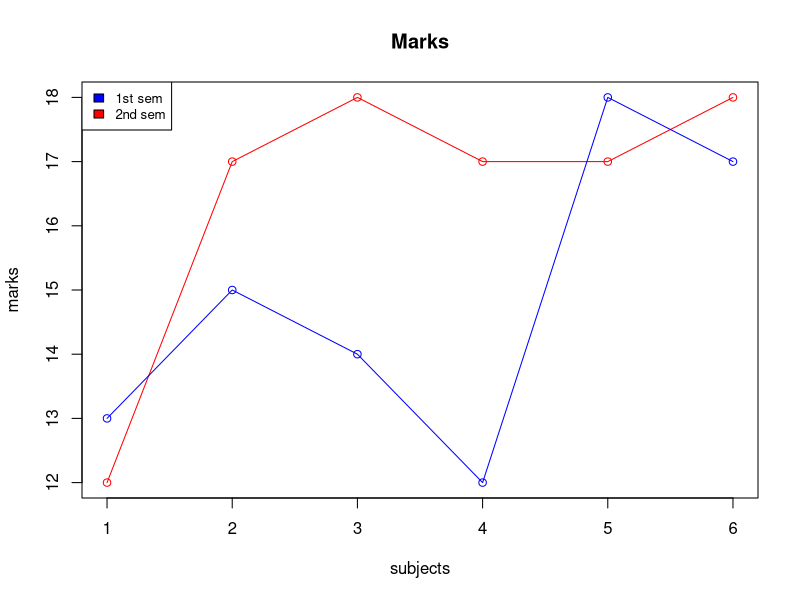

The R script that drew this image:
v=c(12,17,18,17,17,18)
plot(v,type="o",col="red",xlab="subjects",ylab="marks",main="Marks")
t=c(13,15,14,12,18,17)
year=c("1st sem","2nd sem")
lines(t,type="o",col="blue")
legend("topleft",cex=0.8,year,fill=c("blue","red"))